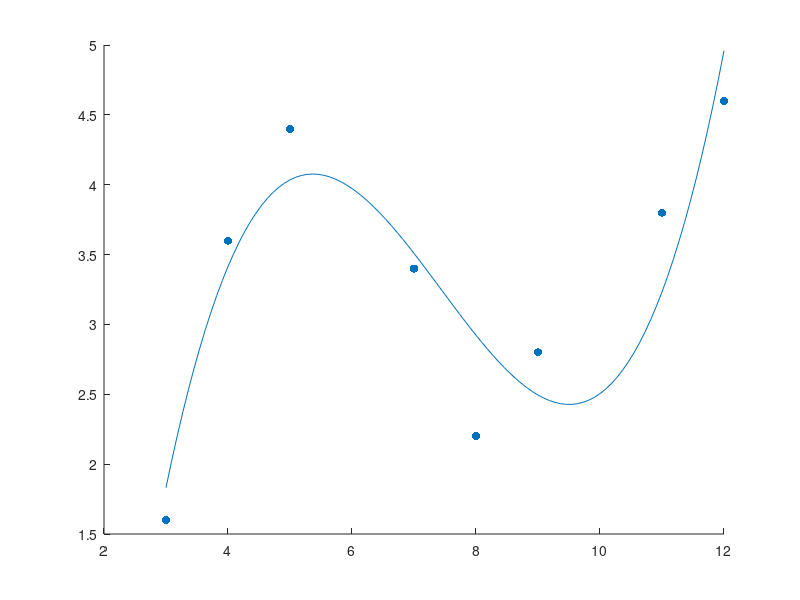

Reproduce this figure in MATLAB.
%{
IMPORTANT PROBLEMS : 1 2 6 8 9 10 11 12 13 14 15
%} 

%{
1.Fit a cubic polynomial to the following data by extending 
the system of equationson lecture slide 3, then calculate the 
standard error and correlation coefficient.Graph the data and 
your fitting equatio
%}

x = [3 4 5 7 8 9 11 12];
y = [1.6 3.6 4.4 3.4 2.2 2.8 3.8 4.6];

hold on;
scatter(x,y,'filled')
x1 = sum(x);
x2 = sum(x.^2);
x3 = sum(x.^3);
x4 = sum(x.^4);
x5 = sum(x.^5);
x6 = sum(x.^6);
y1 = sum(y);
xy = sum(x.*y);
x2y = sum((x.^2) .* y);
x3y = sum((x.^3) .* y);

n = max(size(x));

M = [n , x1, x2, x3; 
     x1, x2, x3, x4;
     x2, x3, x4, x5;
     x3, x4, x5, x6];
b = [y1; xy; x2y; x3y];
 
a = M\b;
a = flip(a)';
plot(linspace(min(x), max(x)) ,polyval(a, linspace(min(x), max(x))))
m = 3; 
Sr = sum((y - (a(4) + a(3).*x + a(2).*(x.^2) + a(1).*(x.^3))).^2);
%OR Sr = sum((y - polyval(a, x)).^2);
St = sum((y - mean(y)).^2);
Se = sqrt(Sr/(n - (m + 1)));
r2 = (St - Sr)/St;

%{
2.Do the same as in the Question 1 but using the 
general Z-matrix formulation given on slides 21-25. 
You should get the same result if you have done it 
correctly.    
%}
x = [3 4 5 7 8 9 11 12]';
y = [1.6 3.6 4.4 3.4 2.2 2.8 3.8 4.6]';
Z = [ones(size(x)) x x.^2 x.^3];
a = flip((Z' * Z)\(Z' * y))';

n = max(size(x));
m = 3; 
Sr = sum((y - (a(4) + a(3).*x + a(2).*(x.^2) + a(1).*(x.^3))).^2);
St = sum((y - mean(y)).^2);
Se = sqrt(Sr/(n - (m + 1)));
r2 = (St - Sr)/St;

%{
3.Calculate the correlation coefficients for the 2 power 
equation models from Example 6 in the lecture notes and 
decide if one equation is better than the other or not.
%}
x = [10 20 30 40 50 60 70 80];
y = [25 70 380 550 610 1220 830 1450];


%{
4. For the following data use polynomial regression to get
an equation that predictsthe dissolved oxygen concentration 
as a function of temperature for the case wherethe chloride 
concentration is 0. Graph the data and your fitting equation.
%}
 